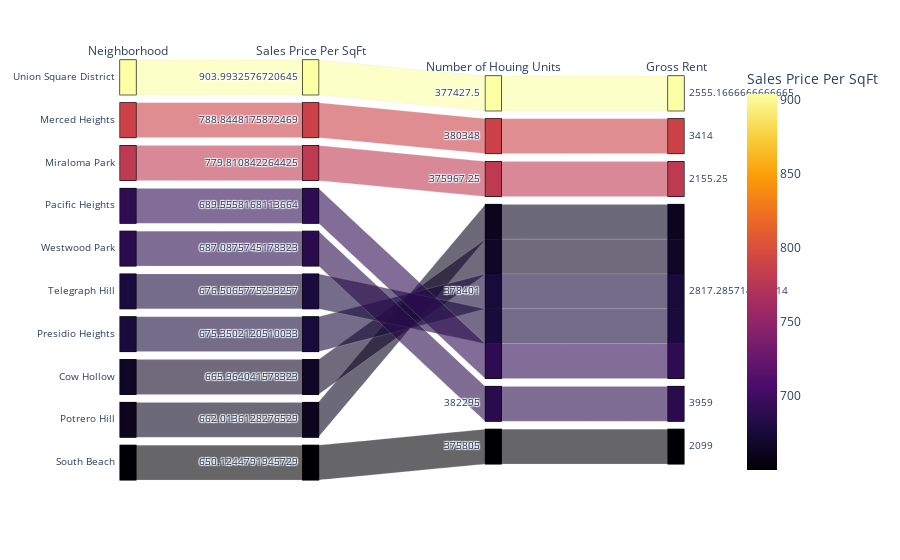

This figure's notebook cell:
### Code cell
parallel_categories()

### Figure 1 — Plotly figure (JSON) as saved in the notebook; plotly's stock layout.template omitted (floating-point values rounded to 4 significant figures)
{"data": [{"dimensions": [{"label": "Neighborhood", "values": ["Union Square District", "Merced Heights", "Miraloma Park", "Pacific Heights", "Westwood Park", "Telegraph Hill", "Presidio Heights", "Cow Hollow", "Potrero Hill", "South Beach"]}, {"label": "Sales Price Per SqFt", "values": [904.0, 788.8, 779.8, 689.6, 687.1, 676.5, 675.4, 666.0, 662.0, 650.1]}, {"label": "Number of Houing Units", "values": [377400.0, 380348, 376000.0, 378401, 382295, 378401, 378401, 378401, 378401, 375805]}, {"label": "Gross Rent", "values": [2555.0, 3414, 2155.0, 2817.0, 3959, 2817.0, 2817.0, 2817.0, 2817.0, 2099]}], "domain": {"x": [0, 1], "y": [0, 1]}, "line": {"color": [904.0, 788.8, 779.8, 689.6, 687.1, 676.5, 675.4, 666.0, 662.0, 650.1], "coloraxis": "coloraxis"}, "name": "", "type": "parcats"}], "layout": {"autosize": true, "coloraxis": {"colorbar": {"title": {"text": "Sales Price Per SqFt"}}, "colorscale": [[0, "#000004"], [0.1111, "#1b0c41"], [0.2222, "#4a0c6b"], [0.3333, "#781c6d"], [0.4444, "#a52c60"], [0.5556, "#cf4446"], [0.6667, "#ed6925"], [0.7778, "#fb9b06"], [0.8889, "#f7d13d"], [1, "#fcffa4"]]}, "legend": {"tracegroupgap": 0}, "margin": {"t": 60}}}
